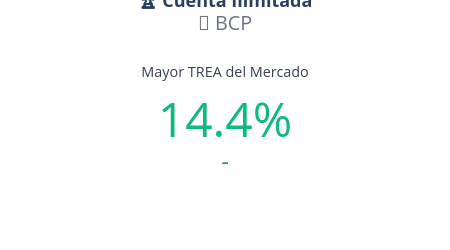

Notebook code cell kept with this figure:
### Markdown cell above
## 📊 Gráfico 1: Comparativa de Tasas de Interés por Banco en Productos de Ahorro
### **¿Qué banco ofrecer la mejor tasa para productos de ahorro?**


## 📌 Detalles del Análisis
* **Objetivo:** Obtener el producto de ahorro con mejor TREA. Sin distinguir entre depósito a plazo fijo y cuenta de ahorros.
* **Decisión de Diseño:** Tarjetas que contiene el producto con mejor TREA por separado y entre ambos productos, así como top 5 cuentas de ahorro y depósito a plazo fijo ordenados por TREA para que el usuario puede ver las diferentes opciones con las que cuenta en otros bancos. 
* **Librería Sugerida:** `Plotly Express`

### Code cell
# 1. Unir DataFrames
todos_trea = pd.concat(
    [
        cuentas_df[["banco", "producto_nombre", "trea_num"]].rename(
            columns={"producto_nombre": "producto"}
        ),
        dpf_df[["banco", "producto", "trea_num"]],
    ],
    ignore_index=True,
)

# 2. Filtrar tasas mayores a 0
todos_trea = todos_trea[todos_trea["trea_num"] > 0].copy()

# 💡 SOLUCIÓN: Crear un nombre único combinando Producto + Banco para evitar superposición
todos_trea["producto_banco"] = (
    todos_trea["producto"] + "-" + todos_trea["banco"]
)

# 3. Ordenar de menor a mayor
todos_trea = todos_trea.sort_values(by="trea_num", ascending=False)

# 1. Extraer el producto Top 1
top_1 = todos_trea.iloc[0]

# 2. Crear la Card KPI con Plotly
fig = go.Figure()

fig.add_trace(
    go.Indicator(
        mode="number+delta",
        value=top_1["trea_num"],
        number={"suffix": "%", "font": {"size": 48, "color": "#10B981"}},
        title={
            "text": f"<b>🏆 {top_1['producto']}</b><br><span style='font-size:1.1em;color:#6B7280;'>🏦 {top_1['banco']}</span><br><br><span style='font-size:0.8em;color:#374151;'>Mayor TREA del Mercado</span>",
            "font": {"size": 18},
        },
    )
)

fig.update_layout(
    template="plotly_white",
    height=250,
    width=450,
    margin=dict(l=20, r=20, t=40, b=20),
)

fig.show()

### Figure 1 — Plotly figure (JSON) as saved in the notebook; plotly's stock layout.template omitted (floating-point values rounded to 4 significant figures)
{"data": [{"mode": "number+delta", "number": {"font": {"color": "#10B981", "size": 48}, "suffix": "%"}, "title": {"font": {"size": 18}, "text": "<b>🏆 Cuenta Ilimitada</b><br><span style='font-size:1.1em;color:#6B7280;'>🏦 BCP</span><br><br><span style='font-size:0.8em;color:#374151;'>Mayor TREA del Mercado</span>"}, "type": "indicator", "value": 14.4}], "layout": {"height": 250, "margin": {"b": 20, "l": 20, "r": 20, "t": 40}, "width": 450}}
